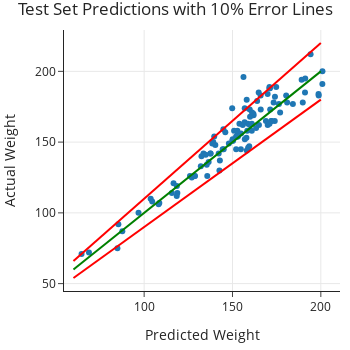

This figure's notebook cell:
### Markdown cell above
Remember that positive relative error means underestimating weight.
From the plot above, we see that
all but six of the test set weights are within 10% of the predictions, 
and five of the errors that exceed 10% err on the side of underestimation.
This makes sense given that our loss function penalized overestimation more. The scatter plot below shows the actual and predicted values.

### Code cell
fig = px.scatter(y=y_test, x=y_pred_test, 
                 title="Test Set Predictions with 10% Error Lines",
                 width=350, height=350)

fig.add_trace(go.Scatter(x=[60, 200], y=[60, 200], name='0% error',
                         mode='lines',
                         marker=dict(color='green')))
fig.add_trace(go.Scatter(x=[60, 200], y=[66, 220], name='10% error',
                         mode='lines',
                         marker=dict(color='red')))
fig.add_trace(go.Scatter(x=[60, 200], y=[54, 180], name='-10% error',
                         mode='lines',
                         marker=dict(color='red')))

fig.update_layout(showlegend=False)
xlabel(fig, "Predicted Weight")
ylabel(fig, "Actual Weight")
margin(fig, t=30)

### Figure 1 — Plotly figure (JSON) as saved in the notebook; plotly's stock layout.template omitted (floating-point values rounded to 4 significant figures)
{"data": [{"hovertemplate": "x=%{x}<br>y=%{y}<extra></extra>", "legendgroup": "", "marker": {"color": "#1F77B4", "symbol": "circle"}, "mode": "markers", "name": "", "orientation": "v", "showlegend": false, "type": "scatter", "x": [165.9, 157.0, 140.3, 153.1, 169.9, 189.1, 137.6, 161.8, 171.3, 168.9, 152.8, 165.0, 191.2, 189.8, 150.1, 153.9, 145.9, 145.0, 132.4, 170.9, 171.2, 139.7, 84.87, 159.9, 115.7, 118.8, 154.7, 172.0, 127.0, 155.8, 136.5, 96.82, 164.0, 125.9, 64.57, 198.8, 149.9, 158.4, 87.66, 184.2, 116.6, 149.8, 157.9, 159.5, 198.7, 161.9, 172.0, 144.4, 108.2, 128.8, 200.9, 142.9, 118.4, 163.4, 159.8, 180.4, 158.8, 85.41, 139.1, 174.7, 177.0, 135.7, 137.5, 150.3, 142.6, 194.2, 156.9, 160.0, 133.6, 200.9, 180.9, 160.9, 144.8, 156.9, 161.1, 158.1, 118.5, 174.0, 191.0, 103.7, 164.8, 170.9, 68.77, 128.5, 166.0, 134.9, 152.1, 142.2, 132.1, 173.3, 158.7, 138.6, 154.8, 160.9, 173.9, 169.9, 108.6, 158.0, 153.0, 135.4, 156.2, 152.0, 104.6, 153.0, 150.9, 148.0, 170.9, 176.3], "xaxis": "x", "y": [183, 152, 148, 156, 162, 194, 142, 170, 173, 165, 158, 162, 195, 178, 152, 163, 157, 145, 140, 189, 188, 154, 75, 162, 114, 114, 145, 165, 125, 162, 136, 100, 179, 126, 71, 183, 151, 158, 87, 177, 121, 174, 153, 147, 184, 169, 165, 145, 106, 126, 200, 137, 112, 160, 173, 183, 146, 92, 150, 189, 171, 126, 142, 151, 130, 212, 164, 168, 142, 191, 178, 158, 159, 174, 171, 144, 119, 182, 185, 110, 185, 188, 72, 126, 173, 141, 145, 142, 133, 178, 163, 149, 156, 163, 165, 184, 107, 180, 154, 134, 196, 154, 108, 154, 158, 149, 163, 177], "yaxis": "y"}, {"marker": {"color": "green"}, "mode": "lines", "name": "0% error", "type": "scatter", "x": [60, 200], "y": [60, 200]}, {"marker": {"color": "red"}, "mode": "lines", "name": "10% error", "type": "scatter", "x": [60, 200], "y": [66, 220]}, {"marker": {"color": "red"}, "mode": "lines", "name": "-10% error", "type": "scatter", "x": [60, 200], "y": [54, 180]}], "layout": {"height": 350, "legend": {"tracegroupgap": 0}, "margin": {"t": 30}, "showlegend": false, "title": {"text": "Test Set Predictions with 10% Error Lines"}, "width": 350, "xaxis": {"anchor": "y", "autorange": true, "domain": [0, 1], "range": [54.64, 210.8], "title": {"text": "Predicted Weight"}, "type": "linear"}, "yaxis": {"anchor": "x", "autorange": true, "domain": [0, 1], "range": [44.78, 229.2], "title": {"text": "Actual Weight"}, "type": "linear"}}}
